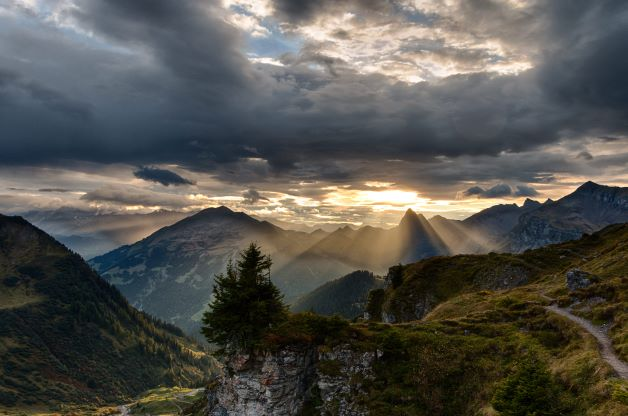
#> input picture pic/montain.jpg, 628 x 416 px, found by its file name
$ jupyter execute superpixel.ipynb   (shell and % lines are left out)
#> lines starting #> are read from the running program, lines starting #| are printed output that depends on the picture
[cell 1]
from matplotlib import pyplot as plt
import numpy as np
import cv2
from matplotlib import image

[cell 2]
N=49
img=plt.imread("/home/starfish/桌面/DIP/pic/montain.jpg")
#> img is the input picture: shape (416, 628, 3); mean R, G, B 83.7, 82.7, 77.4
plt.imshow(img)
h,w,_=img.shape
#> h = 416; w = 628
print(f"w:{w}  h:{h}")
#| w:628  h:416

[cell 3]
x=np.linspace(0,w,8)+w/7/2
x=x[:-1]
x=x.astype(np.int16)
#> x = [44, 134, 224, 313, 403, 493, 583]
y=np.linspace(0,h,8)+h/7/2
y=y[:-1]
y=y.astype(np.int16)
#> y = [29, 89, 148, 208, 267, 326, 386]
print(x,y)
#| [ 44 134 224 313 403 493 583] [ 29  89 148 208 267 326 386]

[cell 4]
k_center_cord=[]
data=image.imread("/home/starfish/桌面/DIP/pic/montain.jpg")
for i in range(len(x)):
    for j in range(len(y)):
        k_center_cord.append([y[j],x[i]])
        plt.plot(x[i],y[j],marker='v', color="white")
plt.imshow(data)
plt.show()
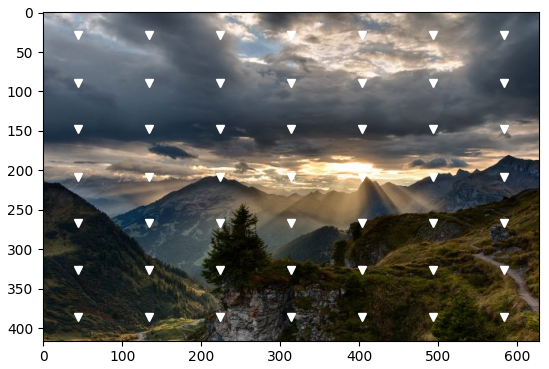
#> figure drawn by matplotlib, 1 panel

[cell 5]
k_center_cord

[cell 6]
s=int(np.sqrt(h*w/N))
img_lab=cv2.cvtColor(img,cv2.COLOR_BGR2LAB)
#> img_lab: shape (416, 628, 3); mean of channels 0, 1, 2 86.4, 127, 127.1

[cell 7]
img_lab_=cv2.cvtColor(img_lab,cv2.COLOR_Lab2BGR)
plt.imshow(img_lab_)

[cell 8]
W=np.zeros((h,w))-1
L=np.zeros((h,w),dtype=np.int16)-1

[cell 9]
W,L

[cell 10]
center_vector=np.zeros((N,5))

[cell 11]
XY_vector=np.zeros((N,2))
XY_vector=np.array(k_center_cord)
XY_vector.shape

[cell 12]
color_vector=img_lab[XY_vector.T[0],XY_vector.T[1]]
#> color_vector = 49 rows, first 8: [158, 130, 136], [108, 132, 137], [57, 134, 142], [115, 127, 124], [29, 128, 129], [30, 127, 132], [25, 121, 127], [124, 131, 133]
color_vector.shape

[cell 13]
# 初始化center_vector即为初始center的LABXY
XY_vector.shape,color_vector.shape
center_vector=np.hstack((color_vector,XY_vector))
#> center_vector = 49 rows, first 6: [158, 130, 136, 29, 44], [108, 132, 137, 89, 44], [57, 134, 142, 148, 44], [115, 127, 124, 208, 44], [29, 128, 129, 267, 44], [30, 127, 132, 326, 44]
center_vector.shape
